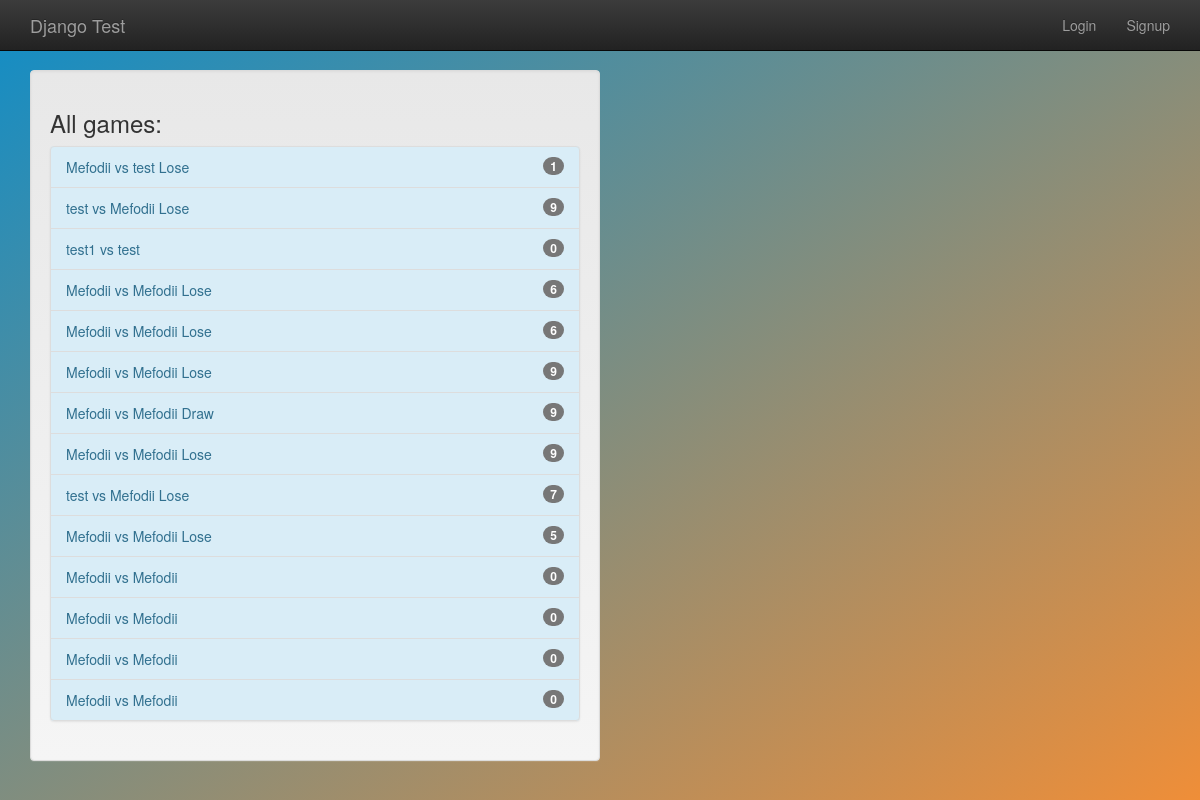
Page /games/all_games on the earlier database version.
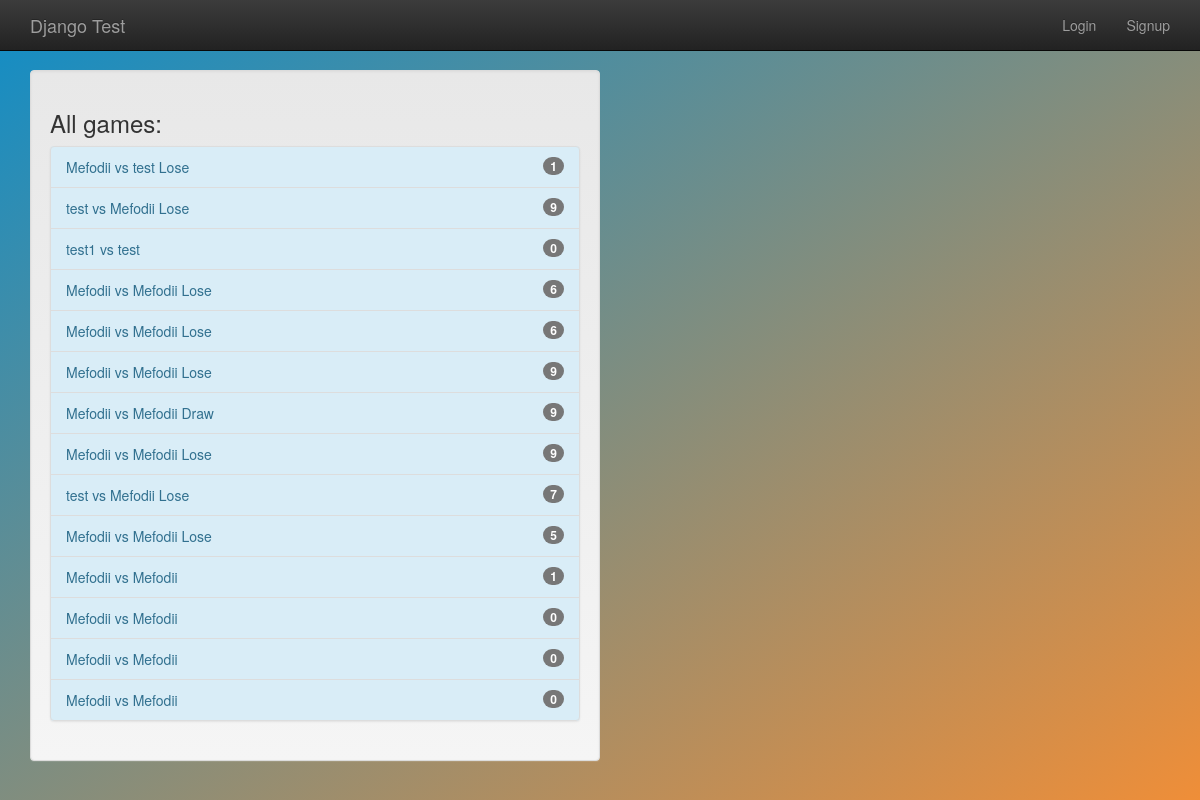
Same page on the later database version.
### gameplay/models.py (models this page shows, shortened)
class Game(models.Model):
    first_player = models.ForeignKey(User, related_name="games_first_player", on_delete=models.CASCADE)
    second_player = models.ForeignKey(User, related_name="games_second_player", on_delete=models.CASCADE)
    start_time = models.DateTimeField(auto_now_add=True)
    last_active = models.DateTimeField(auto_now=True)
    status = models.CharField(max_length=1, default='F', choices=GAME_STATUS_CHOICES)
    objects = GameQuerySet.as_manager()
    def get_absolute_url(self):
        return reverse("gameplay_detail", args=[self.id])
    def __str__(self):
        return "{0} vs {1}".format(self.first_player, self.second_player)

### gameplay/views.py (the view)
# urls.py: path("all_games", AllGamesList.as_view()),
class AllGamesList(ListView):
    model = Game

### templates/gameplay/game_list.html
{% extends "base.html" %}
{% block content %}
    <div class="well col-sm-6">
        <h3>All games:</h3>
        {% include "player/game_list_snippet.html" with games_list=object_list %}
    </div>
{% endblock %}

### templates/player/game_list_snippet.html
{% if games_list %}
    <div class="list-group bg-info">
        {% for game in games_list %}
            <a class="list-group-item list-group-item-info"
               href="{{ game.get_absolute_url }}">
                {{ game }}
                {% if game.status not in "FS" %}
                    {% if game.status == "D" %}
                        Draw
                    {% elif game.status == "W" and user == game.first_player %}
                        Win
                    {% elif game.status == "L" and user == game.second_player %}
                        Win
                    {% else %}
                        Lose
                    {% endif %}
                {% endif %}
                <span class="badge">{{ game.move_set.count }}</span>
            </a>
        {% endfor %}
    </div>
{% endif %}

Differences in the rows shown:
changed Game (number 11 of 14 on the later page): move_set.count "0" → "1"
